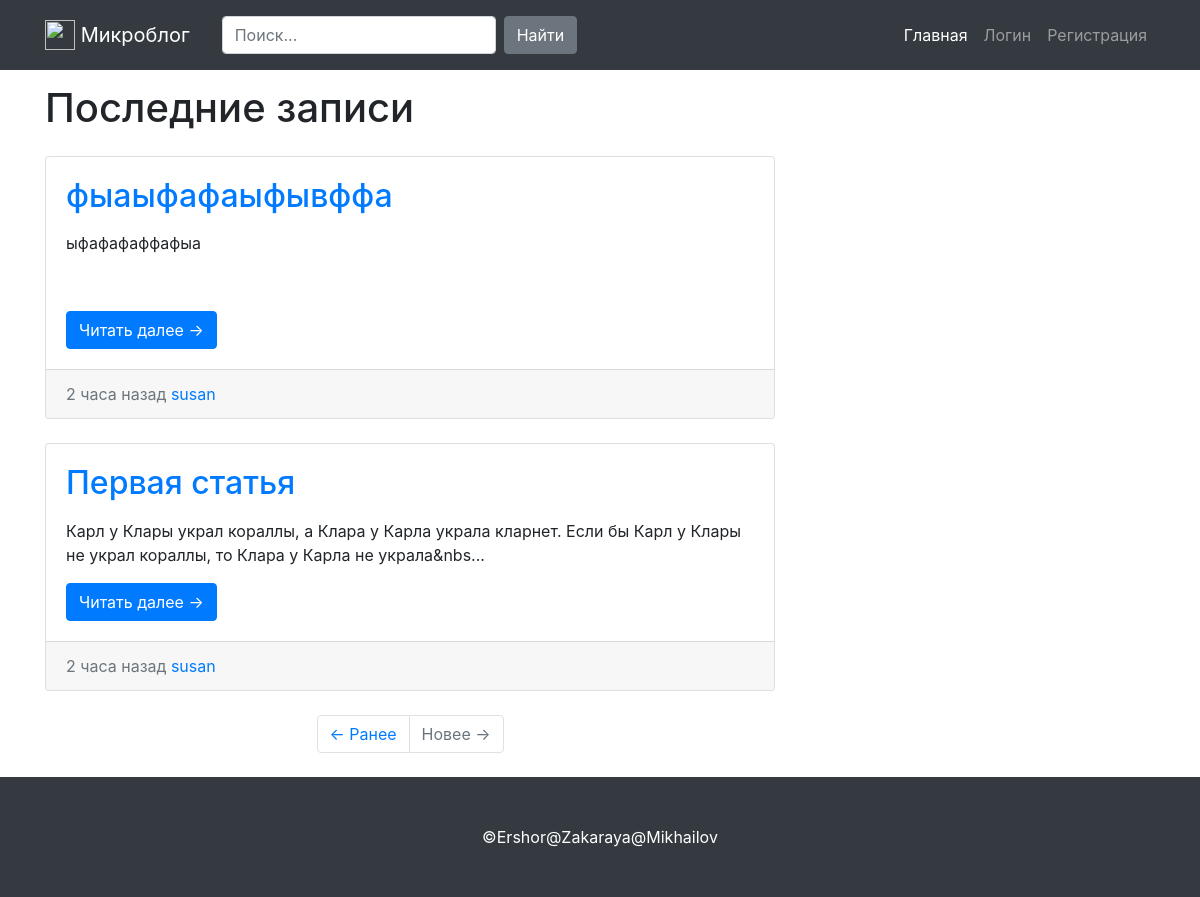
/index, run on the app's committed database.
### app/models.py (models this page shows, shortened)
class Post(db.Model):
    id = db.Column(db.Integer, primary_key=True)
    title = db.Column(db.String(255))
    body = db.Column(db.Text)
    date = db.Column(db.DateTime, index=True, default=datetime.utcnow)
    user_id = db.Column(db.Integer, db.ForeignKey('user.id'))

class User(UserMixin, db.Model):
    id = db.Column(db.Integer, primary_key=True)
    username = db.Column(db.String(64), index=True, unique=True)
    email = db.Column(db.String(120), index=True, unique=True)
    password_hash = db.Column(db.String(128))
    posts = db.relationship('Post', backref='author', lazy='dynamic')
    about_me = db.Column(db.String(140))
    last_seen = db.Column(db.DateTime, default=datetime.utcnow)
    def __repr__(self):
        return self.username

### app/routes.py (the view)
@app.route('/')
@app.route('/index')
def index():
    posts = Post.query.order_by(Post.date.desc()).all()
    return render_template('index.html', title='Микроблог', posts=posts)

### app/momentjs.py (called while the page is built)
    def render(self, format):
        return Markup("<script>\nmoment.locale('ru');\ndocument.write(moment(\"%s\").%s);\n</script>" % (self.date.strftime("%Y-%m-%dT%H:%M:%S Z"), format))

    def fromNow(self):
        return self.render("fromNow()")

### app/routes.py (called while the page is built)
@app.before_request
def before_request():
    if current_user.is_authenticated:
        current_user.last_seen = datetime.utcnow()
        db.session.commit()

### app/templates/index.html (shortened to what this page needs)
{% extends 'base.html' %} {% block content %}
<div class="container">
    <div class="row">
        <div class="col-md-8">
            <h1 class="my-4">
                  Последние записи
              </h1>
            <div>
                {% if posts %}
                {% for post in posts %}
                <div class="card mb-4">
                    <div class="card-body">
                        <h2 class="card-title"><a href="{{url_for('post_id', pk=post.id)}}">{{post.title}}</a></h2>
                        <p class="card-text">{{ post.body|truncate(255, True)|safe }}</p>
                        <a href="{{url_for('post_id', pk=post.id)}}" class="btn btn-primary">Читать далее &rarr;</a>
                    </div>
                    <div class="card-footer text-muted">
                        <a href="{{url_for('user', username=post.author)}}">{{post.author}}</a>
                    </div>
                </div>
                {% endfor %}
             <ul class="pagination justify-content-center mb-4">
                 <li class="page-item">
                     <a class="page-link" href="#">&larr; Ранее</a>
                 </li>
                 <li class="page-item disabled">
                     <a class="page-link" href="#">Новее &rarr;</a>
                 </li>
             </ul>
                {% else %}
                <div class="none-posts">
                    В данный момент, записей нет.
                </div>
                {% endif %}
            </div>
        </div>
    </div>
</div>
{% endblock %}

### app/static/css/index.css (style rules this page uses)
body { padding-top: 60px; }
@media (min-width: 992px) { body { padding-top: 60px; } }

### data on the page
Post: title "фыаыфафаыфывффа", body "ыфафафаффафыа", author "susan"
Post: title "Первая статья", body "Карл у Клары украл кораллы, а Клара у Карла украла кларнет. Если бы Карл у Клары не украл кораллы, то Клара у Карла не украла&nbs...", author "susan"
